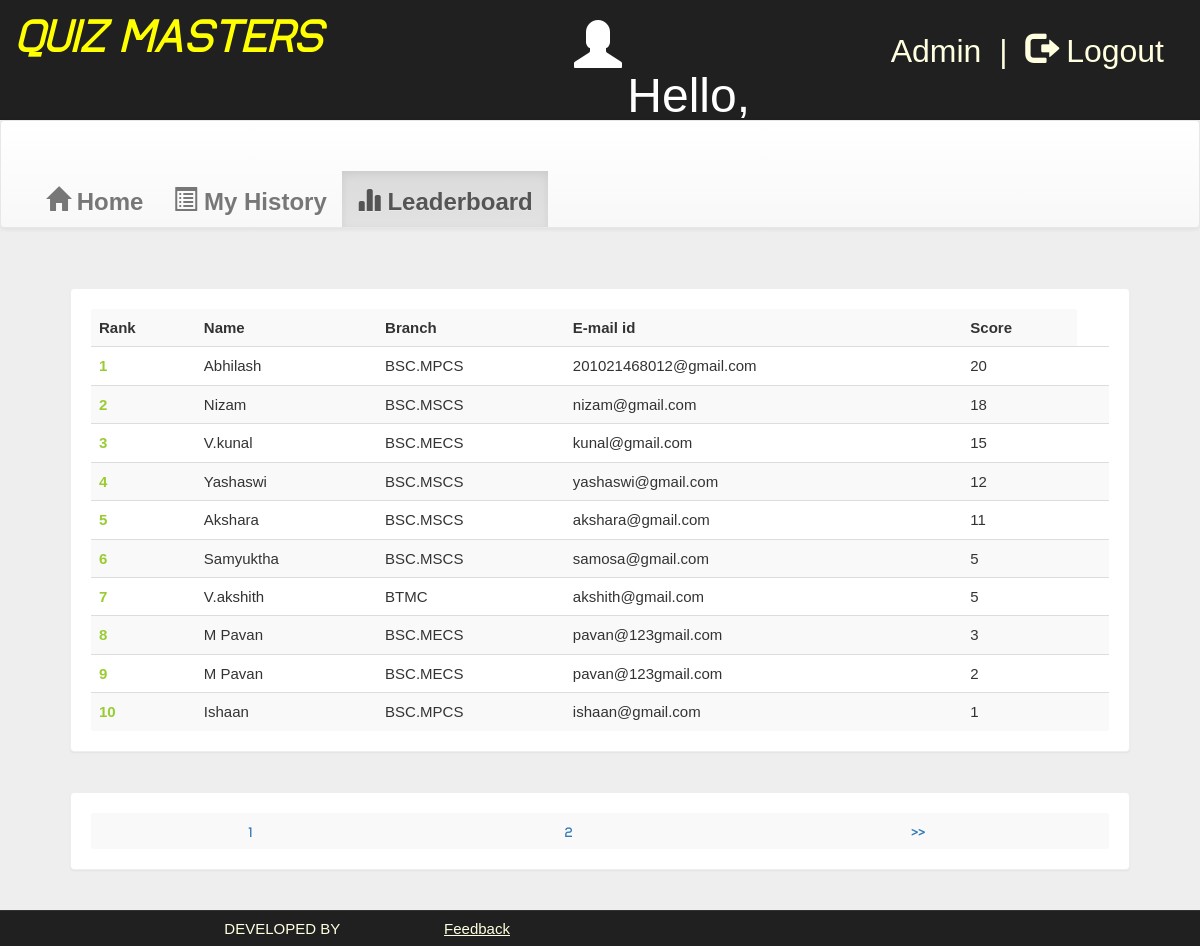
Screenshot of /account.php?q=3 (signed in) with the database file from the repository.
### tables this page shows
CREATE TABLE `rank` (
  `id` int(100) NOT NULL,
  `username` varchar(50) NOT NULL,
  `score` int(11) NOT NULL,
  `time` timestamp NOT NULL DEFAULT current_timestamp() ON UPDATE current_timestamp()
);

CREATE TABLE `user` (
  `id` int(100) NOT NULL,
  `name` varchar(50) NOT NULL,
  `rollno` varchar(20) NOT NULL,
  `branch` varchar(20) NOT NULL,
  `gender` varchar(5) NOT NULL,
  `username` varchar(50) NOT NULL,
  `phno` bigint(10) NOT NULL,
  `password` varchar(50) NOT NULL
);

### account.php (the view, shortened to what this page needs)
<!DOCTYPE html PUBLIC "-//W3C//DTD XHTML 1.0 Transitional//EN" "http://www.w3.org/TR/xhtml1/DTD/xhtml1-transitional.dtd">
<html xmlns="http://www.w3.org/1999/xhtml">
<head>
<link  rel="stylesheet" href="css/bootstrap.min.css"/>
 <link  rel="stylesheet" href="css/bootstrap-theme.min.css"/>
 <link rel="stylesheet" href="css/main.css">
 <link  rel="stylesheet" href="css/font.css">
</head>
<body>
<div class="header">
<div class="row">
<div class="col-lg-6">
<span class="logo"><font color="yellow"   size=10><i>QUIZ MASTERS</i></font></span></div>
<div class="col-md-4 col-md-offset-2">
 <?php
include_once 'dbConnection.php';
if (!(isset($_SESSION['username']))) {
    header("location:index.php");
} else {
    $name     = $_SESSION['name'];
    $username = $_SESSION['username'];
    echo '<span class="pull-right top title1" ><span style="color:white;float: right; margin-right: 180px;"><font size=7><span class="glyphicon glyphicon-user" aria-hidden="true"></span>&nbsp;&nbsp;&nbsp;&nbsp;Hello,</span> <span class="log log1" style="color:lightyellow;float: right; margin-right:-590px;"> <font size=6>' . $name . '&nbsp;&nbsp;|&nbsp;&nbsp;<a href="logout.php?q=account.php" style="color:lightyellow;"><span class="glyphicon glyphicon-log-out" aria-hidden="true"></span>&nbsp;Logout</button></a></span>';
}
?>
</div>
</div></div>
<div class="bg">
<nav class="navbar navbar-default title1">
  <div class="container-fluid">
    <div class="navbar-header">
      <a class="navbar-brand" href="#"><b>&nbsp;&nbsp;&nbsp;&nbsp;&nbsp;&nbsp;&nbsp;&nbsp;&nbsp;&nbsp;&nbsp;&nbsp;&nbsp;&nbsp;&nbsp;&nbsp;&nbsp;&nbsp;&nbsp;&nbsp;&nbsp;&nbsp;&nbsp;&nbsp;&nbsp;</b></a>
    </div>
    <div class="collapse navbar-collapse" id="bs-example-navbar-collapse-1"><font size=5>
      <ul class="nav navbar-nav">
        <li <?php
if (@$_GET['q'] == 1)
    echo 'class="active"';
?> ><a href="account.php?q=1"><span class="glyphicon glyphicon-home" aria-hidden="true"></span><b>&nbsp;Home</b><span class="sr-only">(current)</span></a></li>
        <li <?php
if (@$_GET['q'] == 2)
    echo 'class="active"';
?>><a href="account.php?q=2"><span class="glyphicon glyphicon-list-alt" aria-hidden="true"></span><b>&nbsp;My History</b></a></li>
    <li <?php
if (@$_GET['q'] == 3)
    echo 'class="active"';
?>><a href="account.php?q=3"><span class="glyphicon glyphicon-stats" aria-hidden="true"></span><b>&nbsp;Leaderboard</b></a></li></ul>
      </div>
  </div>
</nav>
<div class="container">
<div class="row">
<div class="col-md-12">
<?php
if (@$_GET['q'] == 3) {
    if(isset($_GET['show'])){
        $show = $_GET['show'];
        $showfrom = (($show-1)*10) + 1;
        $showtill = $showfrom + 9;
    }
    else{
        $show = 1;
        $showfrom = 1;
    }
    $q = mysqli_query($con, "SELECT * FROM rank") or die('Error223');
    echo '<div class="panel title">
<table class="table table-striped title1" >
<tr><td style="vertical-align:middle"><b>Rank</b></td><td style="vertical-align:middle"><b>Name</b></td><td style="vertical-align:middle"><b>Branch</b></td><td style="vertical-align:middle"><b>E-mail id</b></td><td style="vertical-align:middle"><b>Score</b></td></tr>';
    $c = $showfrom-1;
    $total = mysqli_num_rows($q);
    if($total >= $showfrom){
        $q = mysqli_query($con, "SELECT * FROM rank ORDER BY score DESC, time ASC LIMIT ".($showfrom-1).",10") or die('Error223');
        while ($row = mysqli_fetch_array($q)) {
            $e = $row['username'];
            $s = $row['score'];
            $q12 = mysqli_query($con, "SELECT * FROM user WHERE username='$e' ") or die('Error231');
            while ($row = mysqli_fetch_array($q12)) {
                $name     = $row['name'];
                $branch   = $row['branch'];
                $username = $row['username'];
            }
            $c++;
            echo '<tr><td style="color:#99cc32"><b>' . $c . '</b></td><td style="vertical-align:middle">' . $name . '</td><td style="vertical-align:middle">' . $branch . '</td><td style="vertical-align:middle">' . $username . '</td><td style="vertical-align:middle">' . $s . '</td><td style="vertical-align:middle">';
        }
    }
    else{
    }
    echo '</table></div>';
    echo '<div class="panel title"><table class="table table-striped title1" ><tr>';
    $total = round($total/10) + 1;
    if(isset($_GET['show'])){
        $show = $_GET['show'];
    }
    else{
        $show = 1;
    }
    if($show == 1 && $total==1){
    }
    else if($show == 1 && $total!=1){
        $i = 1;
        while($i<=$total){
            echo '<td style="vertical-align:middle;text-align:center"><a style="font-size:14px;font-family:typo;font-weight:bold" href="account.php?q=3&show='.$i.'">&nbsp;'.$i.'&nbsp;</a></td>';
            $i++;
        }
        echo '<td style="vertical-align:middle;text-align:center"><a style="font-size:14px;font-family:typo;font-weight:bold" href="account.php?q=3&show='.($show+1).'">&nbsp;>>&nbsp;</a></td>';
    }
    echo '</tr></table></div>';
}
?>
</div></div></div></div>
<div class="row footer">
 <div class="col-md-2 box"></div>
<div class="col-md-3 box">
<a href="#" data-toggle="modal" data-target="#developers" s style="color:lightyellow;" onmouseover="this.style('color:yellow')" target="new">DEVELOPED BY</a>
</div>
<div class="col-md-2 box">
<a href="feedback.php" style="color:lightyellow;text-decoration:underline" onmouseover="this.style('color:yellow')" target="new">Feedback</a></div>
</body>
</html>

### css/main.css (style rules this page uses)
body { overflow-x:hidden;width:100%;font: 30px "Century Gothic", "Times Roman", sans-serif;background:#eee;min-height:600px;background-attachment:fixed; }
.bg { min-height:540px; }
.panel { border-color:#eee;margin:40px;padding:20px;font: 15px "Century Gothic", "Times Roman", sans-serif; }
.title { font-family:'typo'; }
.header { background:#202020;height:120px; }
.logo { font-family:'typo';font-size:35px;color:#ffffff;margin:15px; }
.title1 { font: 15px "Century Gothic", "Times Roman", sans-serif; }
.footer { font-size:15px;text-align:center;border-top:1px solid;border-color:#323232;background-color:#202020; }
.footer a { margin:25px;color:#0000ff;text-decoration:none;font: 15px "Century Gothic", "Times Roman", sans-serif; }
.box { padding:9px; }
.top { margin-top:20px; }
.log1 { font: 15px 'Ubuntu', sans-serif;color:#0000ff;margin-left:10px; }
.log { margin:10px;margin-right:60px;margin-left:5px;color:#ffffb3;text-decoration:none;font-size:20px;font-size:15px; }

### rows the page displays
rank: user.name "Abhilash", user.branch "BSC.MPCS", user.username "201021468012@gmail.com", score "20"
rank: user.name "Nizam", user.branch "BSC.MSCS", user.username "nizam@gmail.com", score "18"
rank: user.name "V.kunal", user.branch "BSC.MECS", user.username "kunal@gmail.com", score "15"
rank: user.name "Yashaswi", user.branch "BSC.MSCS", user.username "yashaswi@gmail.com", score "12"
rank: user.name "Akshara", user.branch "BSC.MSCS", user.username "akshara@gmail.com", score "11"
rank: user.name "Samyuktha", user.branch "BSC.MSCS", user.username "samosa@gmail.com", score "5"
rank: user.name "V.akshith", user.branch "BTMC", user.username "akshith@gmail.com", score "5"
rank: user.name "M Pavan", user.branch "BSC.MECS", user.username "pavan@123gmail.com", score "3"
rank: score "2"
user: name "M Pavan", branch "BSC.MECS", username "pavan@123gmail.com"
rank: user.name "Ishaan", user.branch "BSC.MPCS", user.username "ishaan@gmail.com", score "1"

### other values shown
$name "Admin"
